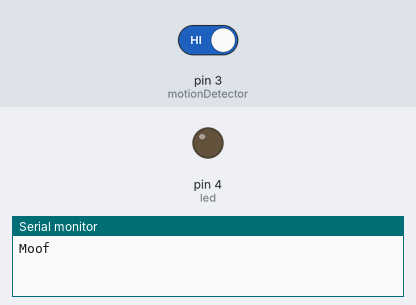
Recording of a sketch running on a simulated Arduino Uno, built with avr-gcc and run on an emulated ATmega328P. Shown: output pins drawn as LEDs (lit = HIGH), the last lines printed to the serial monitor. Inputs (shaded band) come from the test bench; at power-on: pin 3 (motionDetector) HIGH.

Above: at 1.2 s.
1.3 s: pin 3 (motionDetector) driven LOW
2.8 s: pin 3 (motionDetector) driven HIGH
At 3.8 s:
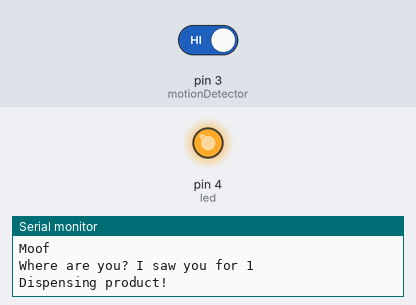
Timing chart, 0 to 5.8 s (numbered marks = the images above; inputs shaded):
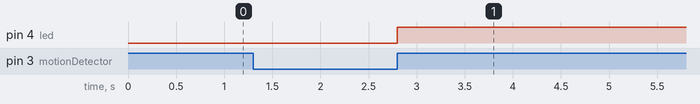

The sketch:

motion_detector.ino
```cpp
/*
  Motion Detector Test

  PIR output on pin 3.
  LED also on pin 3 for feedback (+200 Ohm resistor)
*/

const int motionDetector = 3;
const int led = 4;

int inMotion = true;
unsigned long whenNoticed = 0;

void setup()
{
  pinMode(motionDetector, INPUT);

  pinMode(led, OUTPUT);
  digitalWrite( led, LOW );

  Serial.begin(9600);
  Serial.println("Moof");
}


void loop()
{
  int motionDetected = digitalRead( motionDetector );

  if (inMotion) {
    if (motionDetected == LOW) {
      inMotion = false;
      Serial.print("Where are you? I saw you for ");
      Serial.println( (millis() - whenNoticed)/1000 );
      digitalWrite( led, LOW );
    }
  } else {
    if (motionDetected == HIGH) {
      inMotion = true;
      whenNoticed = millis();  // remember when we first saw you
      Serial.println("Dispensing product!");
      digitalWrite( led, HIGH );
    }
  }

}
```

Measured:
- after the input at 2.8 s, pin 4 (led): LOW → HIGH at once
